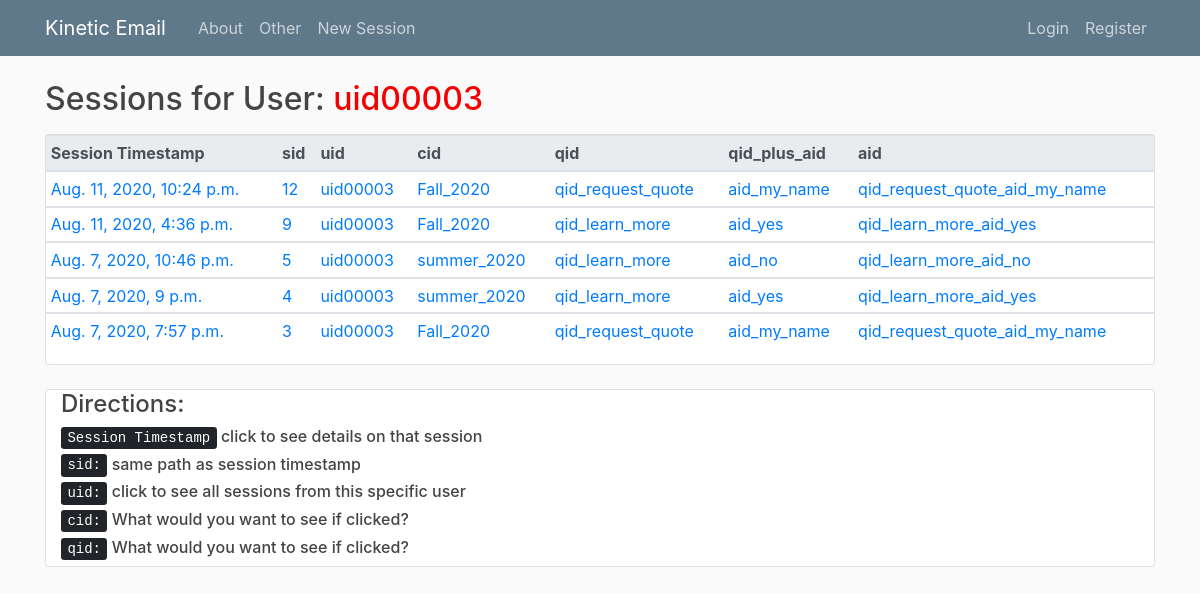
Screenshot of /uid/uid00003 with the database file from the repository.
### blog/models.py (models this page shows, shortened)
class Session(models.Model):
    uid = models.CharField(max_length=50)
    cid = models.CharField(max_length=50)  # switched from eid
    qid = models.CharField(max_length=50)
    aid = models.CharField(max_length=50)
    session_date = models.DateTimeField(auto_now_add=True)
    def qid_plus_aid(self):
        return '{}_{}'.format(self.qid, self.aid)

### blog/views.py (the view)
# urls.py: path('uid/<str:uid>', UidSessionListView.as_view(), name='uid-sessions'),
class UidSessionListView(ListView):
    model = Session
    template_name = 'blog/uid_sessions.html'
    context_object_name = 'sessions'
    ordering = ['-session_date']
    def get_queryset(self):
        return Session.objects.filter(uid=self.kwargs.get('uid')).order_by('-session_date')

### blog/templates/blog/uid_sessions.html
{% extends "blog/base.html" %}
{% block content %}
<h2 class="mb-3">Sessions for User: <font color="#f40000">{{ view.kwargs.uid }}</font></h2>
    <div class="card">
      <table class="table table-hover table-sm">
        <thead class="thead-light">
          <tr>
            <th>Session Timestamp</th>
            <th>sid</th>
            <th>uid</th>
            <th>cid</th>
            <th>qid</th>
            <th>qid_plus_aid</th>
            <th>aid</th>
          </tr>
        </thead>
        {% for session in sessions %}
            <tbody>
              <tr>
                <td>
                    <a href="{% url 'session-detail' session.id %}">
                    {{ session.session_date }}
                    </a>
                </td>
                <td><a href="{% url 'session-detail' session.id %}">{{ session.id }}</a></td>
                <td><a href="{% url 'uid-sessions' session.uid %}">{{ session.uid }}</a></td>
                <td><a href="{% url 'cid-sessions' session.cid %}">{{ session.cid }}</a></td>
                <td><a href="{% url 'qid-sessions' session.qid %}">{{ session.qid }}</a></td>
                <td><a href="{% url 'aid-sessions' session.aid %}">{{ session.aid }}</a></td>
                <td><a href="#">{{ session.qid_plus_aid }}</a></td>
              </tr>
            </tbody>
        {% endfor %}
      </table>
    </div>
<br>
    <div class="card">
        <div class="col-sm-12">
            <h4>Directions:</h4>
            <h6><kbd>Session Timestamp</kbd> click to see details on that session</h6>
            <h6><kbd>sid:</kbd> same path as session timestamp</h6>
            <h6><kbd>uid:</kbd> click to see all sessions from this specific user</h6>
            <h6><kbd>cid:</kbd> What would you want to see if clicked?</h6>
            <h6><kbd>qid:</kbd> What would you want to see if clicked?</h6>
        </div>
    </div>
{% endblock content %}

### blog/static/blog/main.css (style rules this page uses)
body { background: #fafafa; color: #333333; margin-top: 5rem; }
h1, h2, h3, h4, h5, h6 { color: #444444; }

### rows the page displays
Session: session_date "Aug. 11, 2020, 10:24 p.m.", id "12", uid "uid00003", cid "Fall_2020", qid "qid_request_quote", aid "aid_my_name", qid_plus_aid "qid_request_quote_aid_my_name"
Session: session_date "Aug. 11, 2020, 4:36 p.m.", id "9", uid "uid00003", cid "Fall_2020", qid "qid_learn_more", aid "aid_yes", qid_plus_aid "qid_learn_more_aid_yes"
Session: session_date "Aug. 7, 2020, 10:46 p.m.", id "5", uid "uid00003", cid "summer_2020", qid "qid_learn_more", aid "aid_no", qid_plus_aid "qid_learn_more_aid_no"
Session: session_date "Aug. 7, 2020, 9 p.m.", id "4", uid "uid00003", cid "summer_2020", qid "qid_learn_more", aid "aid_yes", qid_plus_aid "qid_learn_more_aid_yes"
Session: session_date "Aug. 7, 2020, 7:57 p.m.", id "3", uid "uid00003", cid "Fall_2020", qid "qid_request_quote", aid "aid_my_name", qid_plus_aid "qid_request_quote_aid_my_name"

### other values shown
{{ view.kwargs.uid }} "uid00003"
